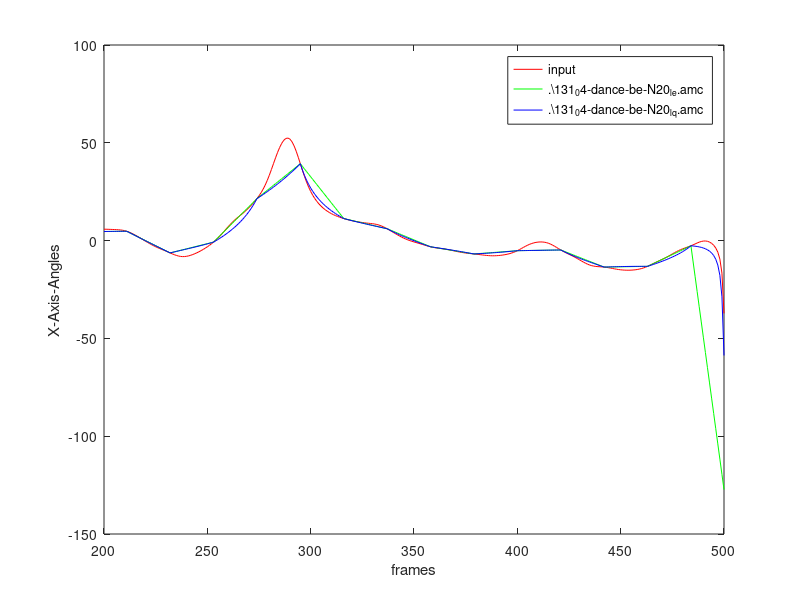

The MATLAB script that drew this image:
x = [200 201 202 203 204 205 206 207 208 209 210 211 212 213 214 215 216 217 218 219 220 221 222 223 224 225 226 227 228 229 230 231 232 233 234 235 236 237 238 239 240 241 242 243 244 245 246 247 248 249 250 251 252 253 254 255 256 257 258 259 260 261 262 263 264 265 266 267 268 269 270 271 272 273 274 275 276 277 278 279 280 281 282 283 284 285 286 287 288 289 290 291 292 293 294 295 296 297 298 299 300 301 302 303 304 305 306 307 308 309 310 311 312 313 314 315 316 317 318 319 320 321 322 323 324 325 326 327 328 329 330 331 332 333 334 335 336 337 338 339 340 341 342 343 344 345 346 347 348 349 350 351 352 353 354 355 356 357 358 359 360 361 362 363 364 365 366 367 368 369 370 371 372 373 374 375 376 377 378 379 380 381 382 383 384 385 386 387 388 389 390 391 392 393 394 395 396 397 398 399 400 401 402 403 404 405 406 407 408 409 410 411 412 413 414 415 416 417 418 419 420 421 422 423 424 425 426 427 428 429 430 431 432 433 434 435 436 437 438 439 440 441 442 443 444 445 446 447 448 449 450 451 452 453 454 455 456 457 458 459 460 461 462 463 464 465 466 467 468 469 470 471 472 473 474 475 476 477 478 479 480 481 482 483 484 485 486 487 488 489 490 491 492 493 494 495 496 497 498 499 500 ];
y = [5.82957
 5.81169
 5.7792
 5.7407
 5.70066
 5.65981
 5.61233
 5.54624
 5.44671
 5.29561
 5.07698
 4.781
 4.40435
 3.95353
 3.43948
 2.87743
 2.28162
 1.66459
 1.03599
 0.402616
 -0.230245
 -0.856198
 -1.46783
 -2.05633
 -2.61378
 -3.13418
 -3.61781
 -4.0711
 -4.50558
 -4.93565
 -5.37407
 -5.82634
 -6.28953
 -6.74993
 -7.18602
 -7.57065
 -7.87663
 -8.08257
 -8.17507
 -8.1511
 -8.01774
 -7.78792
 -7.4778
 -7.1025
 -6.67359
 -6.19817
 -5.6786
 -5.11646
 -4.51192
 -3.86419
 -3.17096
 -2.42898
 -1.63079
 -0.768699
 0.164533
 1.17274
 2.25697
 3.40497
 4.59802
 5.80867
 7.00691
 8.16086
 9.24968
 10.2634
 11.205
 12.0911
 12.954
 13.8224
 14.7251
 15.6799
 16.6972
 17.7786
 18.9252
 20.1441
 21.4534
 22.8829
 24.4824
 26.3014
 28.3928
 30.7785
 33.4453
 36.3297
 39.3289
 42.3064
 45.1226
 47.643
 49.7408
 51.3034
 52.2296
 52.4303
 51.8482
 50.4776
 48.3812
 45.6895
 42.5903
 39.2983
 36.0025
 32.8598
 29.9743
 27.3973
 25.1401
 23.1845
 21.4972
 20.0359
 18.7645
 17.6543
 16.6795
 15.8217
 15.0651
 14.3951
 13.8008
 13.2701
 12.7955
 12.3664
 11.9748
 11.6154
 11.2832
 10.9761
 10.6929
 10.4325
 10.1935
 9.97395
 9.77167
 9.58493
 9.41093
 9.25054
 9.10508
 8.97555
 8.85958
 8.74866
 8.62779
 8.46522
 8.24668
 7.95627
 7.58742
 7.14249
 6.63123
 6.06717
 5.46471
 4.83805
 4.20613
 3.57223
 2.95088
 2.35477
 1.79433
 1.27409
 0.800277
 0.373163
 -0.0105951
 -0.357441
 -0.67662
 -0.984032
 -1.2915
 -1.60669
 -1.92969
 -2.25783
 -2.5808
 -2.88616
 -3.16295
 -3.40387
 -3.60444
 -3.77105
 -3.91484
 -4.04993
 -4.1899
 -4.34486
 -4.5215
 -4.72019
 -4.937
 -5.16455
 -5.39419
 -5.61748
 -5.82782
 -6.02029
 -6.19288
 -6.34567
 -6.4811
 -6.60288
 -6.71641
 -6.8271
 -6.94072
 -7.06064
 -7.1874
 -7.31871
 -7.44801
 -7.56623
 -7.6635
 -7.73059
 -7.76122
 -7.75263
 -7.70586
 -7.62412
 -7.511
 -7.36901
 -7.19704
 -6.99045
 -6.74103
 -6.43914
 -6.07635
 -5.64802
 -5.15657
 -4.61195
 -4.03203
 -3.44116
 -2.86633
 -2.33306
 -1.86182
 -1.46583
 -1.15061
 -0.916238
 -0.762087
 -0.687973
 -0.698647
 -0.802722
 -1.01078
 -1.3284
 -1.75432
 -2.27592
 -2.86976
 -3.50602
 -4.15337
 -4.78457
 -5.38222
 -5.94063
 -6.46663
 -6.97474
 -7.48366
 -8.01066
 -8.56686
 -9.15442
 -9.76576
 -10.3852
 -10.9907
 -11.5575
 -12.0618
 -12.4841
 -12.8133
 -13.0498
 -13.206
 -13.3055
 -13.3766
 -13.4482
 -13.5423
 -13.6705
 -13.8342
 -14.0253
 -14.2303
 -14.4343
 -14.6243
 -14.7905
 -14.9269
 -15.0301
 -15.0995
 -15.1347
 -15.1361
 -15.1034
 -15.0352
 -14.9283
 -14.7771
 -14.5756
 -14.3162
 -13.9936
 -13.6079
 -13.1648
 -12.6773
 -12.1629
 -11.64
 -11.1229
 -10.6185
 -10.1253
 -9.6336
 -9.12904
 -8.59768
 -8.03338
 -7.43834
 -6.8271
 -6.22005
 -5.63991
 -5.10545
 -4.62605
 -4.20002
 -3.81247
 -3.44019
 -3.05791
 -2.6445
 -2.19487
 -1.71833
 -1.24118
 -0.803801
 -0.451822
 -0.234272
 -0.191135
 -0.353747
 -0.749235
 -1.40368
 -2.37211
 -3.77499
 -5.89447
 -9.44456
 -16.6175
 -37.2042
 ];
y1 = [4.63808
 4.65107
 4.66406
 4.67706
 4.69005
 4.70304
 4.71604
 4.72903
 4.74202
 4.75501
 4.76801
 4.781
 4.25383
 3.72666
 3.1995
 2.67233
 2.14516
 1.61799
 1.09082
 0.563655
 0.0364871
 -0.490681
 -1.01785
 -1.54502
 -2.07219
 -2.59935
 -3.12652
 -3.65369
 -4.18086
 -4.70803
 -5.23519
 -5.76236
 -6.28953
 -6.02663
 -5.76374
 -5.50084
 -5.23794
 -4.97505
 -4.71215
 -4.44925
 -4.18636
 -3.92346
 -3.66056
 -3.39767
 -3.13477
 -2.87187
 -2.60898
 -2.34608
 -2.08318
 -1.82029
 -1.55739
 -1.29449
 -1.0316
 -0.768699
 0.289496
 1.34769
 2.40589
 3.46408
 4.52228
 5.58047
 6.63867
 7.69686
 8.75506
 9.81325
 10.8714
 11.9296
 12.9878
 14.046
 15.1042
 16.1624
 17.2206
 18.2788
 19.337
 20.3952
 21.4534
 22.3032
 23.1529
 24.0027
 24.8524
 25.7022
 26.5519
 27.4017
 28.2515
 29.1012
 29.951
 30.8007
 31.6505
 32.5002
 33.35
 34.1998
 35.0495
 35.8993
 36.749
 37.5988
 38.4485
 39.2983
 37.9642
 36.6302
 35.2961
 33.9621
 32.628
 31.294
 29.9599
 28.6259
 27.2918
 25.9578
 24.6237
 23.2897
 21.9556
 20.6216
 19.2875
 17.9535
 16.6194
 15.2854
 13.9513
 12.6173
 11.2832
 11.0348
 10.7864
 10.5381
 10.2897
 10.0413
 9.79291
 9.54452
 9.29614
 9.04776
 8.79938
 8.55099
 8.30261
 8.05423
 7.80585
 7.55746
 7.30908
 7.0607
 6.81232
 6.56393
 6.31555
 6.06717
 5.62764
 5.18811
 4.74858
 4.30905
 3.86952
 3.42999
 2.99046
 2.55093
 2.1114
 1.67187
 1.23235
 0.792816
 0.353286
 -0.0862433
 -0.525773
 -0.965302
 -1.40483
 -1.84436
 -2.28389
 -2.72342
 -3.16295
 -3.33743
 -3.51192
 -3.6864
 -3.86088
 -4.03537
 -4.20985
 -4.38433
 -4.55882
 -4.7333
 -4.90778
 -5.08227
 -5.25675
 -5.43123
 -5.60572
 -5.7802
 -5.95468
 -6.12917
 -6.30365
 -6.47813
 -6.65262
 -6.8271
 -6.74755
 -6.668
 -6.58845
 -6.5089
 -6.42935
 -6.34981
 -6.27026
 -6.19071
 -6.11116
 -6.03161
 -5.95206
 -5.87251
 -5.79296
 -5.71341
 -5.63386
 -5.55432
 -5.47477
 -5.39522
 -5.31567
 -5.23612
 -5.15657
 -5.13886
 -5.12114
 -5.10343
 -5.08571
 -5.068
 -5.05028
 -5.03257
 -5.01486
 -4.99714
 -4.97943
 -4.96171
 -4.944
 -4.92628
 -4.90857
 -4.89086
 -4.87314
 -4.85543
 -4.83771
 -4.82
 -4.80228
 -4.78457
 -5.2016
 -5.61864
 -6.03567
 -6.45271
 -6.86974
 -7.28678
 -7.70381
 -8.12085
 -8.53788
 -8.95492
 -9.37195
 -9.78899
 -10.206
 -10.6231
 -11.0401
 -11.4571
 -11.8742
 -12.2912
 -12.7082
 -13.1253
 -13.5423
 -13.5243
 -13.5063
 -13.4884
 -13.4704
 -13.4524
 -13.4344
 -13.4165
 -13.3985
 -13.3805
 -13.3625
 -13.3446
 -13.3266
 -13.3086
 -13.2906
 -13.2727
 -13.2547
 -13.2367
 -13.2187
 -13.2008
 -13.1828
 -13.1648
 -12.6638
 -12.1629
 -11.6619
 -11.1609
 -10.66
 -10.159
 -9.65803
 -9.15707
 -8.6561
 -8.15513
 -7.65417
 -7.1532
 -6.65223
 -6.15127
 -5.6503
 -5.14933
 -4.64837
 -4.1474
 -3.64643
 -3.14547
 -2.6445
 -10.4341
 -18.2238
 -26.0134
 -33.8031
 -41.5927
 -49.3824
 -57.172
 -64.9616
 -72.7513
 -80.5409
 -88.3306
 -96.1202
 -103.91
 -111.7
 -119.489
 -127.279
 ];
y2 = [4.66018
 4.67314
 4.6857
 4.69787
 4.70963
 4.72101
 4.73198
 4.74257
 4.75276
 4.76256
 4.77198
 4.781
 4.23929
 3.69992
 3.16276
 2.62767
 2.09451
 1.56313
 1.03341
 0.505191
 -0.0216597
 -0.547284
 -1.07182
 -1.59542
 -2.11823
 -2.64037
 -3.16201
 -3.68329
 -4.20436
 -4.72537
 -5.24646
 -5.7678
 -6.28953
 -6.03687
 -5.78597
 -5.53646
 -5.28797
 -5.04012
 -4.79254
 -4.54481
 -4.29653
 -4.04727
 -3.79656
 -3.54392
 -3.28882
 -3.03071
 -2.76897
 -2.50294
 -2.23187
 -1.95495
 -1.67128
 -1.37981
 -1.07939
 -0.768699
 -0.146275
 0.496309
 1.16098
 1.84988
 2.5654
 3.31019
 4.08724
 4.89991
 5.75198
 6.64773
 7.59201
 8.59037
 9.64914
 10.7756
 11.978
 13.2662
 14.6511
 16.1459
 17.7657
 19.528
 21.4534
 22.1452
 22.8493
 23.5662
 24.2964
 25.0403
 25.7985
 26.5714
 27.3598
 28.164
 28.9848
 29.8228
 30.6786
 31.5528
 32.4462
 33.3595
 34.2933
 35.2485
 36.2258
 37.226
 38.2499
 39.2983
 36.0897
 33.315
 30.8952
 28.7675
 26.8813
 25.1965
 23.6806
 22.3075
 21.0559
 19.9082
 18.85
 17.8693
 16.9561
 16.1019
 15.2995
 14.5428
 13.8264
 13.146
 12.4976
 11.8776
 11.2832
 11.0031
 10.728
 10.4576
 10.1915
 9.9293
 9.67075
 9.41554
 9.16341
 8.9141
 8.66737
 8.423
 8.18077
 7.94048
 7.70195
 7.46499
 7.22943
 6.99511
 6.76187
 6.52957
 6.29804
 6.06717
 5.51442
 4.97952
 4.46109
 3.95788
 3.4687
 2.99246
 2.52816
 2.07484
 1.63161
 1.19766
 0.772188
 0.354465
 -0.0562134
 -0.460516
 -0.859081
 -1.25252
 -1.64143
 -2.02637
 -2.40791
 -2.78659
 -3.16295
 -3.31877
 -3.47593
 -3.63449
 -3.79453
 -3.95613
 -4.11936
 -4.28432
 -4.45108
 -4.61973
 -4.79037
 -4.96307
 -5.13795
 -5.3151
 -5.49462
 -5.67661
 -5.8612
 -6.04848
 -6.23859
 -6.43164
 -6.62777
 -6.8271
 -6.77368
 -6.71796
 -6.6599
 -6.59945
 -6.53658
 -6.47123
 -6.40336
 -6.33293
 -6.25987
 -6.18413
 -6.10567
 -6.02441
 -5.94031
 -5.85329
 -5.76329
 -5.67023
 -5.57406
 -5.47469
 -5.37204
 -5.26603
 -5.15657
 -5.13905
 -5.12151
 -5.10396
 -5.08638
 -5.06878
 -5.05116
 -5.03353
 -5.01587
 -4.99819
 -4.98049
 -4.96278
 -4.94504
 -4.92729
 -4.90952
 -4.89172
 -4.87391
 -4.85608
 -4.83823
 -4.82036
 -4.80248
 -4.78457
 -5.32049
 -5.83508
 -6.33047
 -6.80858
 -7.27114
 -7.71973
 -8.15577
 -8.58059
 -8.99539
 -9.4013
 -9.79936
 -10.1905
 -10.5758
 -10.956
 -11.3319
 -11.7044
 -12.0743
 -12.4422
 -12.8091
 -13.1755
 -13.5423
 -13.5031
 -13.4661
 -13.4311
 -13.3981
 -13.3671
 -13.3381
 -13.3111
 -13.286
 -13.263
 -13.2419
 -13.2228
 -13.2059
 -13.1911
 -13.1786
 -13.1684
 -13.1606
 -13.1555
 -13.1531
 -13.1537
 -13.1575
 -13.1648
 -12.8206
 -12.4703
 -12.1129
 -11.7477
 -11.3738
 -10.9901
 -10.5954
 -10.1884
 -9.7677
 -9.33151
 -8.87793
 -8.40474
 -7.90937
 -7.38883
 -6.83962
 -6.25762
 -5.63792
 -4.97465
 -4.26075
 -3.48757
 -2.6445
 -2.73836
 -2.85995
 -3.01527
 -3.21226
 -3.4616
 -3.77802
 -4.18236
 -4.70517
 -5.393
 -6.32036
 -7.61425
 -9.50947
 -12.4906
 -17.7255
 -28.7355
 -58.7199
 ];
plot(x,y,'r',x,y1,'g',x,y2,'b')
xlabel('frames')
ylabel('X-Axis-Angles')
legend('input','.\131_04-dance-be-N20_l_e.amc','.\131_04-dance-be-N20_l_q.amc')
